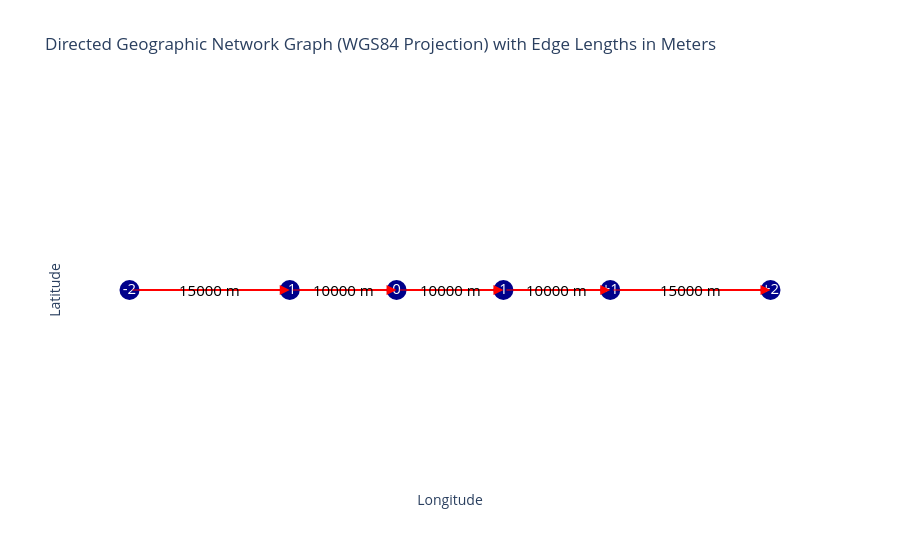

Notebook code cell kept with this figure:
### Markdown cell above
#### 1. Create graph
We create a directed graph containing five edges:

### Code cell
# create a graph
graph = Graph()

graph.add_node(name = '-2', geometry = Point(-30000,0), epsg = 4087)
graph.add_node(name = '-1', geometry = Point(-15000,0), epsg = 4087)
graph.add_node(name = '0', geometry = Point(-5000,0), epsg = 4087)
graph.add_node(name = '1', geometry = Point(5000,0), epsg = 4087)
graph.add_node(name = '+1', geometry = Point(15000,0), epsg = 4087)
graph.add_node(name = '+2', geometry = Point(30000,0), epsg = 4087)

graph.add_edge(('-2','-1'))
graph.add_edge(('-1','0'))
graph.add_edge(('0','1'))
graph.add_edge(('1','+1'))
graph.add_edge(('+1','+2'))

graph.plot()

### Figure 1 — Plotly figure (JSON) as saved in the notebook; plotly's stock layout.template omitted (floating-point values rounded to 4 significant figures)
{"data": [{"hoverinfo": "none", "line": {"color": "red", "width": 2}, "mode": "lines", "type": "scatter", "x": [-0.2695, -0.1347], "y": [0, 0]}, {"hoverinfo": "none", "line": {"color": "red", "width": 2}, "mode": "lines", "type": "scatter", "x": [-0.1347, -0.04492], "y": [0, 0]}, {"hoverinfo": "none", "line": {"color": "red", "width": 2}, "mode": "lines", "type": "scatter", "x": [-0.04492, 0.04492], "y": [0, 0]}, {"hoverinfo": "none", "line": {"color": "red", "width": 2}, "mode": "lines", "type": "scatter", "x": [0.04492, 0.1347], "y": [0, 0]}, {"hoverinfo": "none", "line": {"color": "red", "width": 2}, "mode": "lines", "type": "scatter", "x": [0.1347, 0.2695], "y": [0, 0]}, {"hoverinfo": "text", "marker": {"color": "darkblue", "size": 20}, "mode": "markers+text", "text": ["-2", "-1", "0", "1", "+1", "+2"], "textfont": {"color": "white", "size": 15}, "textposition": "middle center", "type": "scatter", "x": [-0.2695, -0.1347, -0.04492, 0.04492, 0.1347, 0.2695], "y": [0, 0, 0, 0, 0, 0]}], "layout": {"annotations": [{"arrowcolor": "red", "arrowhead": 2, "arrowsize": 2, "arrowwidth": 1, "ax": -0.2695, "axref": "x", "ay": 0, "ayref": "y", "showarrow": true, "x": -0.1347, "xref": "x", "y": 0, "yref": "y"}, {"arrowcolor": "red", "arrowhead": 2, "arrowsize": 2, "arrowwidth": 1, "ax": -0.1347, "axref": "x", "ay": 0, "ayref": "y", "showarrow": true, "x": -0.04492, "xref": "x", "y": 0, "yref": "y"}, {"arrowcolor": "red", "arrowhead": 2, "arrowsize": 2, "arrowwidth": 1, "ax": -0.04492, "axref": "x", "ay": 0, "ayref": "y", "showarrow": true, "x": 0.04492, "xref": "x", "y": 0, "yref": "y"}, {"arrowcolor": "red", "arrowhead": 2, "arrowsize": 2, "arrowwidth": 1, "ax": 0.04492, "axref": "x", "ay": 0, "ayref": "y", "showarrow": true, "x": 0.1347, "xref": "x", "y": 0, "yref": "y"}, {"arrowcolor": "red", "arrowhead": 2, "arrowsize": 2, "arrowwidth": 1, "ax": 0.1347, "axref": "x", "ay": 0, "ayref": "y", "showarrow": true, "x": 0.2695, "xref": "x", "y": 0, "yref": "y"}, {"font": {"color": "black", "size": 15}, "showarrow": false, "text": "15000 m", "x": -0.2021, "y": 0}, {"font": {"color": "black", "size": 15}, "showarrow": false, "text": "10000 m", "x": -0.08983, "y": 0}, {"font": {"color": "black", "size": 15}, "showarrow": false, "text": "10000 m", "x": 0, "y": 0}, {"font": {"color": "black", "size": 15}, "showarrow": false, "text": "10000 m", "x": 0.08983, "y": 0}, {"font": {"color": "black", "size": 15}, "showarrow": false, "text": "15000 m", "x": 0.2021, "y": 0}], "plot_bgcolor": "white", "showlegend": false, "title": {"text": "Directed Geographic Network Graph (WGS84 Projection) with Edge Lengths in Meters"}, "xaxis": {"showgrid": false, "showticklabels": false, "title": {"text": "Longitude"}, "zeroline": false}, "yaxis": {"showgrid": false, "showticklabels": false, "title": {"text": "Latitude"}, "zeroline": false}}}
